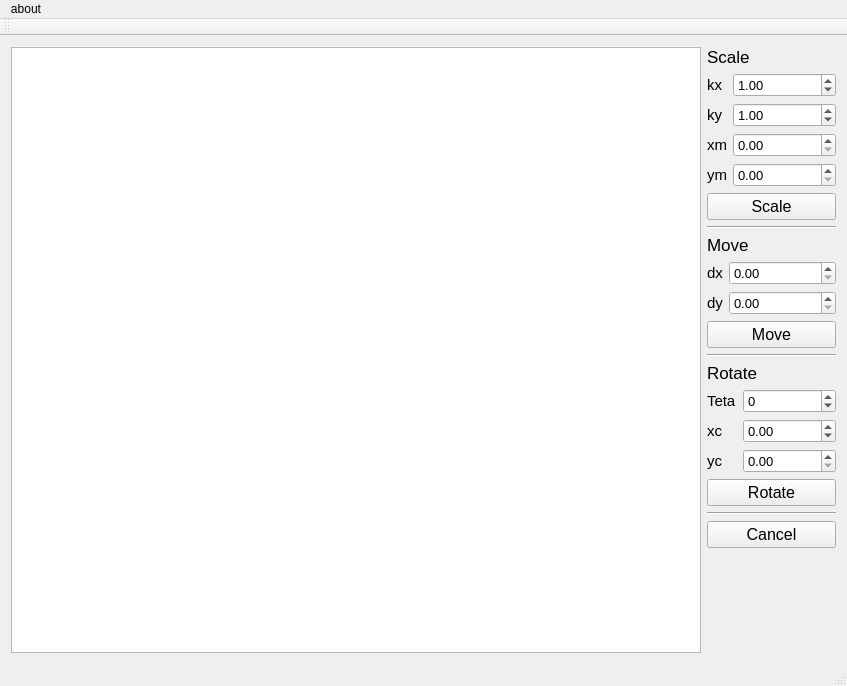
<?xml version="1.0" encoding="UTF-8"?>
<ui version="4.0">
 <class>MainWindow</class>
 <widget class="QMainWindow" name="MainWindow">
  <property name="geometry">
   <rect>
    <x>0</x>
    <y>0</y>
    <width>847</width>
    <height>686</height>
   </rect>
  </property>
  <property name="windowTitle">
   <string>Laboratory 2</string>
  </property>
  <widget class="QWidget" name="centralWidget">
   <layout class="QHBoxLayout" name="horizontalLayout" stretch="4,0">
    <item>
     <widget class="QGraphicsView" name="graphicsView">
      <property name="minimumSize">
       <size>
        <width>600</width>
        <height>400</height>
       </size>
      </property>
      <property name="dragMode">
       <enum>QGraphicsView::NoDrag</enum>
      </property>
     </widget>
    </item>
    <item>
     <layout class="QVBoxLayout" name="verticalLayout_4">
      <item>
       <layout class="QVBoxLayout" name="verticalLayout_2">
        <item>
         <widget class="QLabel" name="labelScale">
          <property name="font">
           <font>
            <pointsize>13</pointsize>
           </font>
          </property>
          <property name="text">
           <string>Scale</string>
          </property>
         </widget>
        </item>
        <item>
         <layout class="QFormLayout" name="formLayout_2">
          <item row="0" column="0">
           <widget class="QLabel" name="labelKx">
            <property name="font">
             <font>
              <pointsize>11</pointsize>
             </font>
            </property>
            <property name="text">
             <string>kx</string>
            </property>
           </widget>
          </item>
          <item row="0" column="1">
           <widget class="QDoubleSpinBox" name="doubleSpinBoxScaleKx">
            <property name="minimumSize">
             <size>
              <width>100</width>
              <height>0</height>
             </size>
            </property>
            <property name="font">
             <font>
              <pointsize>10</pointsize>
             </font>
            </property>
            <property name="value">
             <double>1.000000000000000</double>
            </property>
           </widget>
          </item>
          <item row="1" column="0">
           <widget class="QLabel" name="labelKy">
            <property name="font">
             <font>
              <pointsize>11</pointsize>
             </font>
            </property>
            <property name="text">
             <string>ky</string>
            </property>
           </widget>
          </item>
          <item row="1" column="1">
           <widget class="QDoubleSpinBox" name="doubleSpinBoxScaleKy">
            <property name="font">
             <font>
              <pointsize>10</pointsize>
             </font>
            </property>
            <property name="value">
             <double>1.000000000000000</double>
            </property>
           </widget>
          </item>
          <item row="2" column="0">
           <widget class="QLabel" name="labelXm">
            <property name="font">
             <font>
              <pointsize>11</pointsize>
             </font>
            </property>
            <property name="text">
             <string>xm</string>
            </property>
           </widget>
          </item>
          <item row="2" column="1">
           <widget class="QDoubleSpinBox" name="doubleSpinBoxScaleXm">
            <property name="font">
             <font>
              <pointsize>10</pointsize>
             </font>
            </property>
           </widget>
          </item>
          <item row="3" column="0">
           <widget class="QLabel" name="labelYm">
            <property name="font">
             <font>
              <pointsize>11</pointsize>
             </font>
            </property>
            <property name="text">
             <string>ym</string>
            </property>
           </widget>
          </item>
          <item row="3" column="1">
           <widget class="QDoubleSpinBox" name="doubleSpinBoxScaleYm">
            <property name="font">
             <font>
              <pointsize>10</pointsize>
             </font>
            </property>
           </widget>
          </item>
         </layout>
        </item>
       </layout>
      </item>
      <item>
       <widget class="QPushButton" name="pushButtonScale">
        <property name="font">
         <font>
          <pointsize>12</pointsize>
         </font>
        </property>
        <property name="text">
         <string>Scale</string>
        </property>
       </widget>
      </item>
      <item>
       <widget class="Line" name="line">
        <property name="orientation">
         <enum>Qt::Horizontal</enum>
        </property>
       </widget>
      </item>
      <item>
       <layout class="QVBoxLayout" name="verticalLayout">
        <item>
         <widget class="QLabel" name="labelMove">
          <property name="font">
           <font>
            <pointsize>13</pointsize>
           </font>
          </property>
          <property name="text">
           <string>Move</string>
          </property>
         </widget>
        </item>
        <item>
         <layout class="QFormLayout" name="formLayout">
          <item row="0" column="0">
           <widget class="QLabel" name="labelDx">
            <property name="font">
             <font>
              <pointsize>11</pointsize>
             </font>
            </property>
            <property name="text">
             <string>dx</string>
            </property>
           </widget>
          </item>
          <item row="1" column="0">
           <widget class="QLabel" name="labelDy">
            <property name="font">
             <font>
              <pointsize>11</pointsize>
             </font>
            </property>
            <property name="text">
             <string>dy</string>
            </property>
           </widget>
          </item>
          <item row="0" column="1">
           <widget class="QDoubleSpinBox" name="doubleSpinBoxMoveDx">
            <property name="font">
             <font>
              <pointsize>10</pointsize>
             </font>
            </property>
           </widget>
          </item>
          <item row="1" column="1">
           <widget class="QDoubleSpinBox" name="doubleSpinBoxMoveDy">
            <property name="font">
             <font>
              <pointsize>10</pointsize>
             </font>
            </property>
           </widget>
          </item>
         </layout>
        </item>
       </layout>
      </item>
      <item>
       <widget class="QPushButton" name="pushButtonMove">
        <property name="font">
         <font>
          <pointsize>12</pointsize>
         </font>
        </property>
        <property name="text">
         <string>Move</string>
        </property>
       </widget>
      </item>
      <item>
       <widget class="Line" name="line_2">
        <property name="orientation">
         <enum>Qt::Horizontal</enum>
        </property>
       </widget>
      </item>
      <item>
       <layout class="QVBoxLayout" name="verticalLayout_3">
        <item>
         <widget class="QLabel" name="labelRotate">
          <property name="font">
           <font>
            <pointsize>13</pointsize>
           </font>
          </property>
          <property name="text">
           <string>Rotate</string>
          </property>
         </widget>
        </item>
        <item>
         <layout class="QFormLayout" name="formLayout_3">
          <item row="0" column="0">
           <widget class="QLabel" name="labelRotateTeta">
            <property name="font">
             <font>
              <pointsize>11</pointsize>
             </font>
            </property>
            <property name="text">
             <string>Teta</string>
            </property>
           </widget>
          </item>
          <item row="1" column="0">
           <widget class="QLabel" name="labelRotateXc">
            <property name="font">
             <font>
              <pointsize>11</pointsize>
             </font>
            </property>
            <property name="text">
             <string>xc</string>
            </property>
           </widget>
          </item>
          <item row="2" column="0">
           <widget class="QLabel" name="labelRotateYc">
            <property name="font">
             <font>
              <pointsize>11</pointsize>
             </font>
            </property>
            <property name="text">
             <string>yc</string>
            </property>
           </widget>
          </item>
          <item row="1" column="1">
           <widget class="QDoubleSpinBox" name="doubleSpinBoxRotateXc">
            <property name="font">
             <font>
              <pointsize>10</pointsize>
             </font>
            </property>
            <property name="minimum">
             <double>-9999999.000000000000000</double>
            </property>
            <property name="maximum">
             <double>9999999.000000000000000</double>
            </property>
           </widget>
          </item>
          <item row="2" column="1">
           <widget class="QDoubleSpinBox" name="doubleSpinBoxRotateYc">
            <property name="font">
             <font>
              <pointsize>10</pointsize>
             </font>
            </property>
           </widget>
          </item>
          <item row="0" column="1">
           <widget class="QSpinBox" name="spinBoxRotateTeta">
            <property name="font">
             <font>
              <pointsize>10</pointsize>
             </font>
            </property>
            <property name="minimum">
             <number>-360</number>
            </property>
            <property name="maximum">
             <number>360</number>
            </property>
            <property name="singleStep">
             <number>5</number>
            </property>
           </widget>
          </item>
         </layout>
        </item>
       </layout>
      </item>
      <item>
       <widget class="QPushButton" name="pushButtonRotate">
        <property name="font">
         <font>
          <pointsize>12</pointsize>
         </font>
        </property>
        <property name="text">
         <string>Rotate</string>
        </property>
       </widget>
      </item>
      <item>
       <widget class="Line" name="line_3">
        <property name="orientation">
         <enum>Qt::Horizontal</enum>
        </property>
       </widget>
      </item>
      <item>
       <widget class="QPushButton" name="pushButtonCancel">
        <property name="font">
         <font>
          <pointsize>12</pointsize>
         </font>
        </property>
        <property name="text">
         <string>Cancel</string>
        </property>
        <property name="shortcut">
         <string>Ctrl+Z</string>
        </property>
       </widget>
      </item>
      <item>
       <spacer name="verticalSpacer">
        <property name="orientation">
         <enum>Qt::Vertical</enum>
        </property>
        <property name="sizeType">
         <enum>QSizePolicy::Expanding</enum>
        </property>
        <property name="sizeHint" stdset="0">
         <size>
          <width>20</width>
          <height>40</height>
         </size>
        </property>
       </spacer>
      </item>
     </layout>
    </item>
   </layout>
  </widget>
  <widget class="QMenuBar" name="menuBar">
   <property name="geometry">
    <rect>
     <x>0</x>
     <y>0</y>
     <width>847</width>
     <height>26</height>
    </rect>
   </property>
   <widget class="QMenu" name="menuhelp">
    <property name="title">
     <string>about</string>
    </property>
    <addaction name="actionhelp"/>
   </widget>
   <addaction name="menuhelp"/>
  </widget>
  <widget class="QToolBar" name="mainToolBar">
   <attribute name="toolBarArea">
    <enum>TopToolBarArea</enum>
   </attribute>
   <attribute name="toolBarBreak">
    <bool>false</bool>
   </attribute>
  </widget>
  <widget class="QStatusBar" name="statusBar"/>
  <action name="actionhelp">
   <property name="text">
    <string>help</string>
   </property>
   <property name="font">
    <font>
     <pointsize>9</pointsize>
    </font>
   </property>
   <property name="shortcut">
    <string>F1</string>
   </property>
  </action>
 </widget>
 <layoutdefault spacing="6" margin="11"/>
 <resources>
  <include location="MainWindow.qrc"/>
 </resources>
 <connections/>
</ui>
